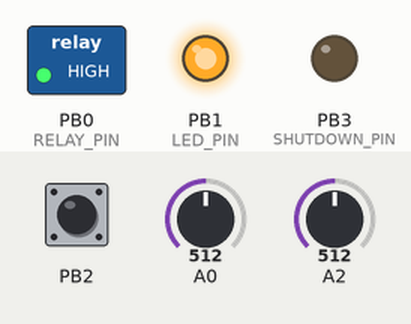
Recording of a sketch running on a simulated ATtiny85, built with avr-gcc and run on an emulated ATtiny85. On the bench: switched loads named in the sketch (green lamp = pin HIGH), output pins drawn as LEDs (lit = HIGH). Dashed ring = blinking. Inputs (shaded band) come from the test bench; at power-on: A0 = 512, PB2 HIGH, A2 = 512.

Above: at 1.8 s.
1.9 s: A0 set to 737
At 3.75 s:
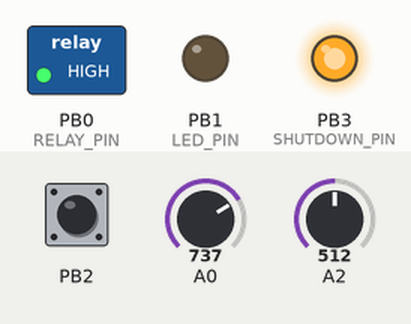
5.1 s: A0 set to 760
At 5.4 s:
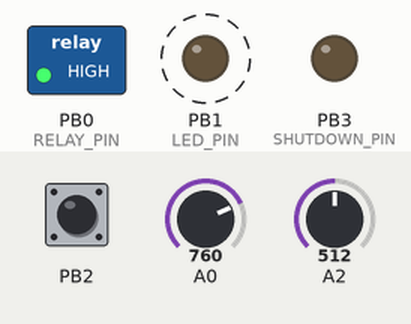
At 13.0 s:
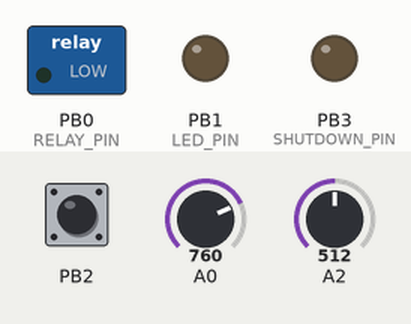
Timing chart, 0 to 14.3 s (numbered marks = the images above; inputs shaded):
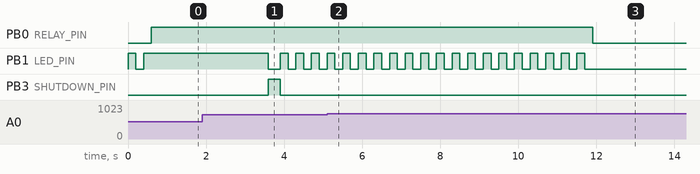

The sketch:

sketch_pi_switch_remote_int.ino
```cpp
#define F_CPU 1000000UL
#include <util/delay.h>
const int SHUTDOWN_PIN = 3;
const int RELAY_PIN = 0;
const int LED_PIN = 1;

int checkOffCount = 0;
int waitingOffTimeoutCount=0;
volatile int powerstatus = 0;
//Power Toggle Mode
// 0 Power off
// 2 Powered on
// 3 Powering off
// 4 Waiting for Safe Shutdown to finish
// 5 Hard Shutdown

volatile int NextBit;
volatile unsigned long RecdData;

void ReceivedCode(boolean Repeat) {
  // Check for correct remote control
  if ((RecdData & 0xFFFF) != 0xef00) return;
  int key = RecdData>>16 & 0xFF;

  if(key==3 && !Repeat)
  {
    if(powerstatus==0)
      powerstatus=2;
  }
  else if(key==2 && !Repeat)
  {
    if(powerstatus==2)
      powerstatus=3;
  }


}

// Called on falling PB2
ISR(INT0_vect) {
  int timet = TCNT0;
  int overflowt = TIFR & 1<<TOV0;

  if (NextBit == 32) {
    if ((timet >= 194) && (timet <= 228) && (overflowt == 0)) {
      RecdData = 0; NextBit = 0;
    } else if ((timet >= 159) && (timet <= 193) && (overflowt == 0)) ReceivedCode(1);
  // Data bit
  } else {
    if ((timet > 44) || (overflowt != 0)) NextBit = 32; // Invalid - restart
    else {
      if (timet > 26) RecdData = RecdData | ((unsigned long) 1<<NextBit);
      if (NextBit == 31) ReceivedCode(0);
      NextBit++;
    }
  }
  TCNT0 = 0;                  //Reset counter
  TIFR = TIFR | 1<<TOV0;      //Reset overflow
  GIFR = GIFR | 1<<INTF0;     //Reset INT0
}

void setup() {
  // put your setup code here, to run once:

    pinMode(5, INPUT); //LED
    pinMode(LED_PIN, OUTPUT); //LED
    pinMode(RELAY_PIN, OUTPUT); //Power Relay
    pinMode(SHUTDOWN_PIN, OUTPUT); //Shutdown trigger

    digitalWrite(LED_PIN, HIGH);
    _delay_ms(200);
    digitalWrite(LED_PIN, LOW);
    _delay_ms(200);
    digitalWrite(LED_PIN, HIGH);
    _delay_ms(200);
    digitalWrite(LED_PIN, LOW);

    //Set up timer, assume 1Mhz
    TCCR0A = 0;
    TCCR0B = 3<<CS00;

    MCUCR = MCUCR | 2<<ISC00;
    GIMSK = GIMSK | 1<<INT0;
    NextBit = 32;
}


bool checkPiOff()
{
   int sensorValue = analogRead(2); //P4 read input GPIO14
   return ((sensorValue/1024.0) < 0.3);
}

const bool useIR = true;


void loop() {
      // put your main code here, to run repeatedly:

      int buttonread = analogRead(0);
      //Using Analog input to detect button because all other pin are used.
      if(buttonread < 750)
      {
          if(powerstatus==0)
            powerstatus=2;
          else if(powerstatus==2)
            powerstatus=3;
      }

      if(powerstatus==2)
      {
          digitalWrite(SHUTDOWN_PIN, LOW);
          digitalWrite(LED_PIN, HIGH);
          digitalWrite(RELAY_PIN, HIGH);

          _delay_ms(3000);
      }
      else if(powerstatus==3)
      {
          //Start Shutdown Sequence
          // Call
          digitalWrite(LED_PIN, LOW);
          digitalWrite(SHUTDOWN_PIN, HIGH);
          _delay_ms(300);
          digitalWrite(SHUTDOWN_PIN, LOW);
          powerstatus=4;
          checkOffCount = 0;
          waitingOffTimeoutCount = 0;
      }
      else if(powerstatus==4)
      {

          digitalWrite(LED_PIN, HIGH);
          _delay_ms(200);
          digitalWrite(LED_PIN, LOW);
          _delay_ms(200);

          //Check if it's off 5 times before shutting down
          if(checkPiOff())
            checkOffCount = checkOffCount + 1;
          else
          {
            checkOffCount=0;
            waitingOffTimeoutCount = waitingOffTimeoutCount + 1;
          }

          if(checkOffCount>=10)
          {
              //It's really off
              digitalWrite(LED_PIN, LOW);
              digitalWrite(RELAY_PIN, LOW);
              powerstatus = 0;
              checkOffCount = 0;
              waitingOffTimeoutCount = 0;
          }
          else if(waitingOffTimeoutCount>=20)
          {
            //Time out shutdown anyway
            digitalWrite(LED_PIN, LOW);
            digitalWrite(RELAY_PIN, LOW);
            powerstatus = 0;
            checkOffCount = 0;
            waitingOffTimeoutCount = 0;
          }

      }
      else if(powerstatus==5) //Hard shutdown
      {
          digitalWrite(LED_PIN, LOW);
          digitalWrite(RELAY_PIN, LOW);
          powerstatus = 0;
          checkOffCount = 0;
      }


}
```

Measured:
- the behaviour switches between 749 and 750 on A0 (found by bisection; images 1 and 2)
- after the input at 5.1 s, PB0 (RELAY_PIN): HIGH → LOW after 6.8 s
- by itself, PB1 (LED_PIN): alternates HIGH for 0.20 s and LOW for 0.20 s, 34 changes in all, then stays LOW
